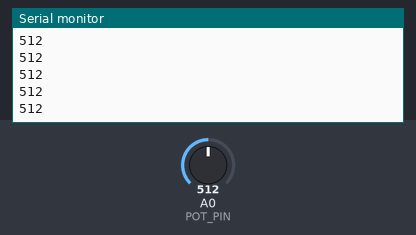
Simulated run of this sketch. Board: Arduino Uno, built with avr-gcc and run on an emulated ATmega328P. Shown: the last lines printed to the serial monitor. Inputs (shaded band) come from the test bench; at power-on: A0 (POT_PIN) = 512.

Above: at 1.2 s.
1.3 s: A0 (POT_PIN) set to 716
At 1.8 s:
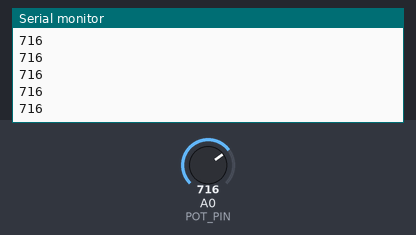
2.8 s: A0 (POT_PIN) set to 900
At 3.3 s:
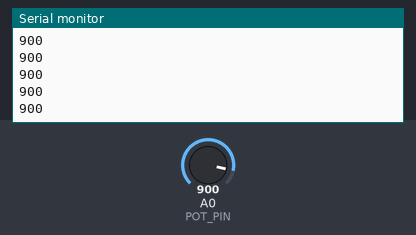
Timing chart, 0 to 5.8 s (numbered marks = the images above; inputs shaded):
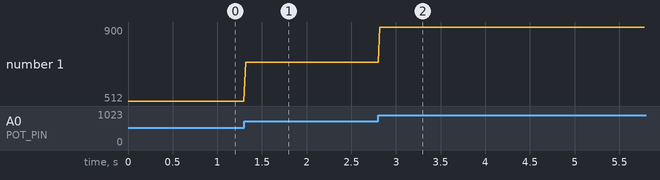

Measured:
- after the input at 1.3 s, the serial monitor: prints a new line at once (image 1)
- after the input at 2.8 s, the serial monitor: prints a new line at once (image 2)
- plotted number 1: 512 → 716 after the input at 1.3 s, 716 → 900 after the input at 2.8 s

The sketch:

Jihaz369_Potentiometer_Serial.ino
```cpp
/*
  ============================================================
  JIHAZ369 POTENTIOMETER SERIAL GRAPH
  ============================================================

  BOARD:
    Arduino UNO

  POTENTIOMETER:
    VCC  -> 5V
    GND  -> GND
    WIPER -> A0

  SERIAL:
    115200 baud

  OUTPUT:
    0 - 1023
*/

const int POT_PIN = A0;

void setup() {
  Serial.begin(115200);
}

void loop() {
  int value = analogRead(POT_PIN);

  // Send one value per line
  Serial.println(value);

  delay(20);   // ~50 samples/sec
}
```
